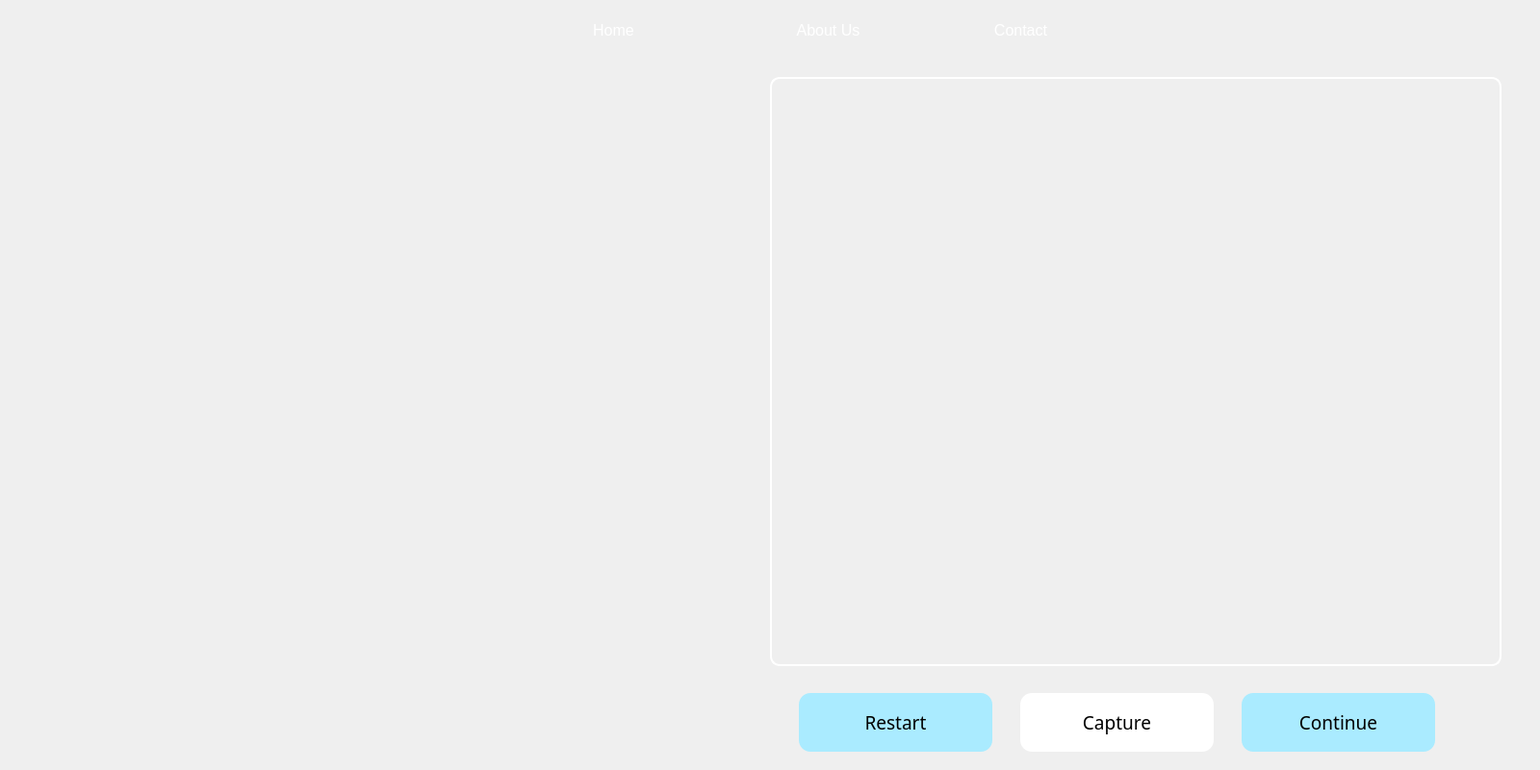
<?xml version="1.0" encoding="UTF-8"?>
<ui version="4.0">
 <class>Dialog</class>
 <widget class="QDialog" name="Dialog">
  <property name="geometry">
   <rect>
    <x>0</x>
    <y>0</y>
    <width>1600</width>
    <height>800</height>
   </rect>
  </property>
  <property name="windowTitle">
   <string>Dialog</string>
  </property>
  <widget class="QWidget" name="widget" native="true">
   <property name="geometry">
    <rect>
     <x>0</x>
     <y>0</y>
     <width>1600</width>
     <height>800</height>
    </rect>
   </property>
   <widget class="QLabel" name="Background_Label">
    <property name="geometry">
     <rect>
      <x>0</x>
      <y>0</y>
      <width>1600</width>
      <height>800</height>
     </rect>
    </property>
    <property name="text">
     <string/>
    </property>
   </widget>
   <widget class="QWidget" name="Camera_widget" native="true">
    <property name="geometry">
     <rect>
      <x>800</x>
      <y>80</y>
      <width>760</width>
      <height>612</height>
     </rect>
    </property>
    <property name="styleSheet">
     <string notr="true">border: 2px solid rgb(255, 255, 255);
border-radius:10px;</string>
    </property>
   </widget>
   <widget class="QPushButton" name="Capture_Button">
    <property name="geometry">
     <rect>
      <x>1060</x>
      <y>720</y>
      <width>201</width>
      <height>61</height>
     </rect>
    </property>
    <property name="font">
     <font>
      <family> Abdoullah Ashgar EL-kharef</family>
      <pointsize>14</pointsize>
      <weight>50</weight>
      <bold>false</bold>
     </font>
    </property>
    <property name="styleSheet">
     <string notr="true">QPushButton#Capture_Button
{
background-color: rgb(255, 255, 255);
border-radius:12px;
}


QPushButton#Capture_Button:hover
{
	
	
	
background-color: rgb(62, 168, 234);

}

QPushButton#Capture_Button:pressed
{
background-color:rgb(255, 255, 255);

}



</string>
    </property>
    <property name="text">
     <string>Capture</string>
    </property>
   </widget>
   <widget class="QPushButton" name="Contact_Button">
    <property name="geometry">
     <rect>
      <x>1000</x>
      <y>20</y>
      <width>121</width>
      <height>23</height>
     </rect>
    </property>
    <property name="font">
     <font>
      <pointsize>12</pointsize>
     </font>
    </property>
    <property name="styleSheet">
     <string notr="true">QPushButton#Contact_Button
{
color: rgb(255, 255, 255);
background-color: qlineargradient(spread:pad, x1:0, y1:0, x2:1, y2:0, stop:0 rgba(0, 0, 0, 0), stop:1 rgba(255, 255, 255, 0));
border : 0px solide rgba(0,0,0,0)
}
QPushButton#Contact_Button:hover
{
background-color: rgb(62, 168, 234);
   border : 3px solide rgba(0,0,0,0);
   border-radius: 5px;
}
QPushButton#Contact_Button:pressed
{
    
	color: rgb(0, 0, 0);
	background-color: rgb(62, 168, 234);
   border : 3px solide rgba(0,0,0,0);
   border-radius: 5px;
}</string>
    </property>
    <property name="text">
     <string>Contact</string>
    </property>
   </widget>
   <widget class="QPushButton" name="AboutUs_Button">
    <property name="geometry">
     <rect>
      <x>800</x>
      <y>20</y>
      <width>121</width>
      <height>23</height>
     </rect>
    </property>
    <property name="font">
     <font>
      <pointsize>12</pointsize>
     </font>
    </property>
    <property name="styleSheet">
     <string notr="true">QPushButton#AboutUs_Button
{
color: rgb(255, 255, 255);
background-color: qlineargradient(spread:pad, x1:0, y1:0, x2:1, y2:0, stop:0 rgba(0, 0, 0, 0), stop:1 rgba(255, 255, 255, 0));
border : 0px solide rgba(0,0,0,0)
}
QPushButton#AboutUs_Button:hover
{
background-color: rgb(62, 168, 234);
   border : 3px solide rgba(0,0,0,0);
   border-radius: 5px;
}
QPushButton#AboutUs_Button:pressed
{
    
	color: rgb(0, 0, 0);
	background-color: rgb(62, 168, 234);
   border : 3px solide rgba(0,0,0,0);
   border-radius: 5px;
}</string>
    </property>
    <property name="text">
     <string>About Us</string>
    </property>
   </widget>
   <widget class="QPushButton" name="Home_Button">
    <property name="geometry">
     <rect>
      <x>600</x>
      <y>20</y>
      <width>75</width>
      <height>23</height>
     </rect>
    </property>
    <property name="font">
     <font>
      <pointsize>12</pointsize>
     </font>
    </property>
    <property name="styleSheet">
     <string notr="true">QPushButton#Home_Button
{
color: rgb(255, 255, 255);
background-color: qlineargradient(spread:pad, x1:0, y1:0, x2:1, y2:0, stop:0 rgba(0, 0, 0, 0), stop:1 rgba(255, 255, 255, 0));
border : 0px solide rgba(0,0,0,0)
}
QPushButton#Home_Button:hover
{
background-color: rgb(62, 168, 234);
   border : 3px solide rgba(0,0,0,0);
   border-radius: 5px;
}
QPushButton#Home_Button:pressed
{
    
	color: rgb(0, 0, 0);
	background-color: rgb(62, 168, 234);
   border : 3px solide rgba(0,0,0,0);
   border-radius: 5px;
}</string>
    </property>
    <property name="text">
     <string>Home</string>
    </property>
   </widget>
   <widget class="QPushButton" name="Restart_Button">
    <property name="geometry">
     <rect>
      <x>830</x>
      <y>720</y>
      <width>201</width>
      <height>61</height>
     </rect>
    </property>
    <property name="font">
     <font>
      <family> Abdoullah Ashgar EL-kharef</family>
      <pointsize>14</pointsize>
      <weight>50</weight>
      <bold>false</bold>
     </font>
    </property>
    <property name="styleSheet">
     <string notr="true">QPushButton#Restart_Button
{
	background-color: rgb(170, 235, 255);
border-radius:12px;
}


QPushButton#Restart_Button:hover
{
	
	
	
background-color: rgb(62, 168, 234);

}

QPushButton#Restart_Button:pressed
{
background-color:rgb(255, 255, 255);

}



</string>
    </property>
    <property name="text">
     <string>Restart</string>
    </property>
   </widget>
   <widget class="QPushButton" name="Continue_Button">
    <property name="geometry">
     <rect>
      <x>1290</x>
      <y>720</y>
      <width>201</width>
      <height>61</height>
     </rect>
    </property>
    <property name="font">
     <font>
      <family> Abdoullah Ashgar EL-kharef</family>
      <pointsize>14</pointsize>
      <weight>50</weight>
      <bold>false</bold>
     </font>
    </property>
    <property name="styleSheet">
     <string notr="true">QPushButton#Continue_Button
{
background-color: rgb(170, 235, 255);
border-radius:12px;
}


QPushButton#Continue_Button:hover
{
	
	
	
background-color: rgb(62, 168, 234);

}

QPushButton#Continue_Button:pressed
{
background-color:rgb(255, 255, 255);

}



</string>
    </property>
    <property name="text">
     <string>Continue</string>
    </property>
   </widget>
  </widget>
 </widget>
 <resources/>
 <connections/>
</ui>
